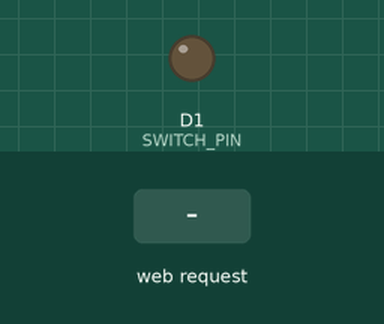
Simulated run of this sketch. Board: ESP8266 (Wemos D1 mini). Parts: output pins drawn as LEDs (lit = HIGH). The inputs (shaded band) are chosen by the test bench. WiFi joins after 1.5 s; servers stay silent unless stated; storage starts empty.

Above: at 2.7 s.
2.8 s: HTTP request GET /water/on received
At 4.0 s:
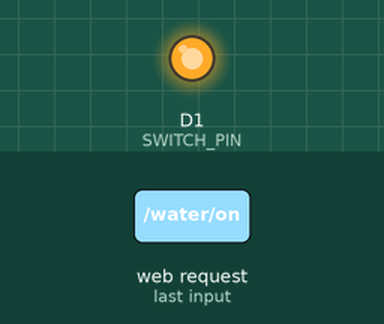
4.3 s: HTTP request GET /water/off received
At 5.2 s:
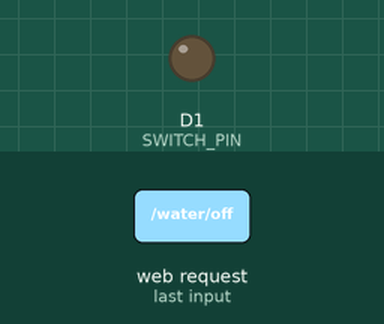
Timing chart, 0 to 7.3 s (numbered marks = the images above; inputs shaded):
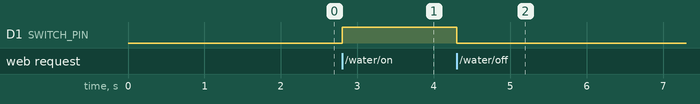

The sketch:

main.ino
```cpp
// (licence header left out)
#include <ArduinoOTA.h>
#include <ESP8266WiFi.h>
#include <LittleFS.h>
#include <Timer.h>

WiFiServer http(80);

const byte SWITCH_PIN = D1;

// ** Operation Control variables **
// These are stored into flash and read at startup

// Wifi config
String wifiSSID;
String wifiPass;

// OTA enabled?
bool enableOTA = false;

// ** End Operational Control variables **

// ** Runtime Status variables **

// OTA status
String otaStatus;

// ** Internal handlers

// ** Functions follow.

void setup() {
#ifdef DEBUG
  Serial.begin(115200);
  delay(10);
  Serial.println("Booting");
#endif

  pinMode(SWITCH_PIN, OUTPUT);

  // Load our config from flash.
  loadConfig();

  // Don't write WiFI settings to flash (save writes)
  WiFi.persistent(false);

  // Get online.
  connectWIFI();

  // Get ready for OTA (no-op if not enabled)
  initOTA();

#ifdef DEBUG
  Serial.println("Setup done");
#endif
}

// Initializes the FS and reads config if present.
void loadConfig() {
  if (!LittleFS.begin()) {
#ifdef DEBUG
    Serial.println("Formatting FS...");
#endif
    LittleFS.format();
  }
  enableOTA = (bool)readConfigInt("enableOTA", enableOTA);
  wifiSSID = readConfigString("wifiSSID", "WaterSwitch");
  wifiPass = readConfigString("wifiPass", "wifipass");
}

// Returns int from file, or defaultVal if not present.
int readConfigInt(const char* filename, const int defaultVal) {
  String contents = readConfigString(filename, "0");
  int v = atoi(contents.c_str());
  #ifdef DEBUG
  Serial.print(filename);
  Serial.print(" config read: ");
  #endif
  if (v != 0) {
    #ifdef DEBUG
    Serial.println(v);
    #endif
    return v;
  } else {
    #ifdef DEBUG
    Serial.println(" (default)");
    #endif
    return defaultVal;
  }
}

// Returns contents from file, or defaultVal if not present.
String readConfigString(const char* filename, const String defaultVal) {
  char configfile[1024];
  sprintf(configfile, "/%s", filename);
  File f = LittleFS.open(configfile, "r");
  if (!f) {
    #ifdef DEBUG
    Serial.print("Couldn't read config from ");
    Serial.println(configfile);
    #endif
    return defaultVal;
  }
  String contents = f.readString();
  f.close();
  #ifdef DEBUG
  Serial.print(configfile);
  Serial.print(" contains: ");
  #endif
  if (contents == "") {
    #ifdef DEBUG
    Serial.println(" nothing! returning default");
    #endif
    return defaultVal;
  }
  contents.trim();
  #ifdef DEBUG
  Serial.println(contents);
  #endif
  return contents;
}

void loop() {
  if (enableOTA) {
    ArduinoOTA.handle();
  }

  WiFiClient client = http.available();
  // wait for a client (web browser) to connect
  if (!client) {
    return;
  }

#ifdef DEBUG
  Serial.println("\n[Client connected]");
#endif

  client.setTimeout(5000); // default is 1000

  // Read the first line of the request
  String req = client.readStringUntil('\r');
#ifdef DEBUG
  Serial.println(F("request: "));
  Serial.println(req);
#endif

  // Match the request
  int val;
  if (req.indexOf(F("/water/off")) != -1) {
    val = 0;
  } else if (req.indexOf(F("/water/on")) != -1) {
    val = 1;
  } else {
#ifdef DEBUG
    Serial.println(F("invalid request"));
#endif
    val = digitalRead(SWITCH_PIN);
  }

  // Set Relay according to the request
  digitalWrite(SWITCH_PIN, val);

  // read/ignore the rest of the request
  // do not client.flush(): it is for output only, see below
  while (client.available()) {
    // byte by byte is not very efficient
    client.read();
  }

  // Send the response to the client
  // it is OK for multiple small client.print/write,
  // because nagle algorithm will group them into one single packet
  client.print(F("HTTP/1.1 200 OK\r\nContent-Type: text/html\r\n\r\n"));
  client.print(F("<!DOCTYPE HTML>\r\n<html>\r\n"));
  client.print(F("<h1>Seaforth Road</h1><br>Water is now "));
  client.print((val) ? F("on") : F("off"));
  client.print(F("<br><br>Click <a href='http://"));
  client.print(WiFi.localIP());
  client.print(F("/water/on'>here</a> to switch water on, or <a href='http://"));
  client.print(WiFi.localIP());
  client.print(F("/water/off'>here</a> to switch water off."));
  client.print(F("<br><br>OTA Status: "));
  client.print(otaStatus);
  client.print(F("</html>"));

  // The client will actually be *flushed* then disconnected
  // when the function returns and 'client' object is destroyed (out-of-scope)
  // flush = ensure written data are received by the other side
#ifdef DEBUG
  Serial.println(F("Disconnecting from client"));
#endif
}

void initOTA() {
  if (!enableOTA) {
    otaStatus = "disabled";
    return;
  }
  otaStatus = "waiting";
  ArduinoOTA.onEnd([]() {
    otaStatus = "OTA completed!";
  });
  ArduinoOTA.onError([](ota_error_t error) {
    if (error == OTA_AUTH_ERROR) {
      otaStatus = "Auth Failed";
    } else if (error == OTA_BEGIN_ERROR) {
      otaStatus = "Begin Failed";
    } else if (error == OTA_CONNECT_ERROR) {
      otaStatus = "Connect Failed";
    } else if (error == OTA_RECEIVE_ERROR) {
      otaStatus = "Receive Failed";
    } else if (error == OTA_END_ERROR) {
      otaStatus = "End Failed";
    } else {
      String n = String(error);
      otaStatus = "OTA Failed: " + n;
    }
  });
  ArduinoOTA.begin();
}

// Connect to WiFi if needed.
void connectWIFI() {
  if (WiFi.status() == WL_CONNECTED) {
    return;
  }
  WiFi.mode(WIFI_STA);
  WiFi.begin(wifiSSID, wifiPass);
  if (WiFi.waitForConnectResult() != WL_CONNECTED) {
#ifdef DEBUG
    Serial.println("Connection Failed! Rebooting...");
    delay(5000);
#endif
    ESP.restart();
    return;
  }
  http.begin();
}

// vim: set ts=2 sw=2 sts=2 et:
```

Measured:
- after the input at 2.8 s, D1 (SWITCH_PIN): LOW → HIGH at once
- after the input at 4.3 s, D1 (SWITCH_PIN): HIGH → LOW at once
